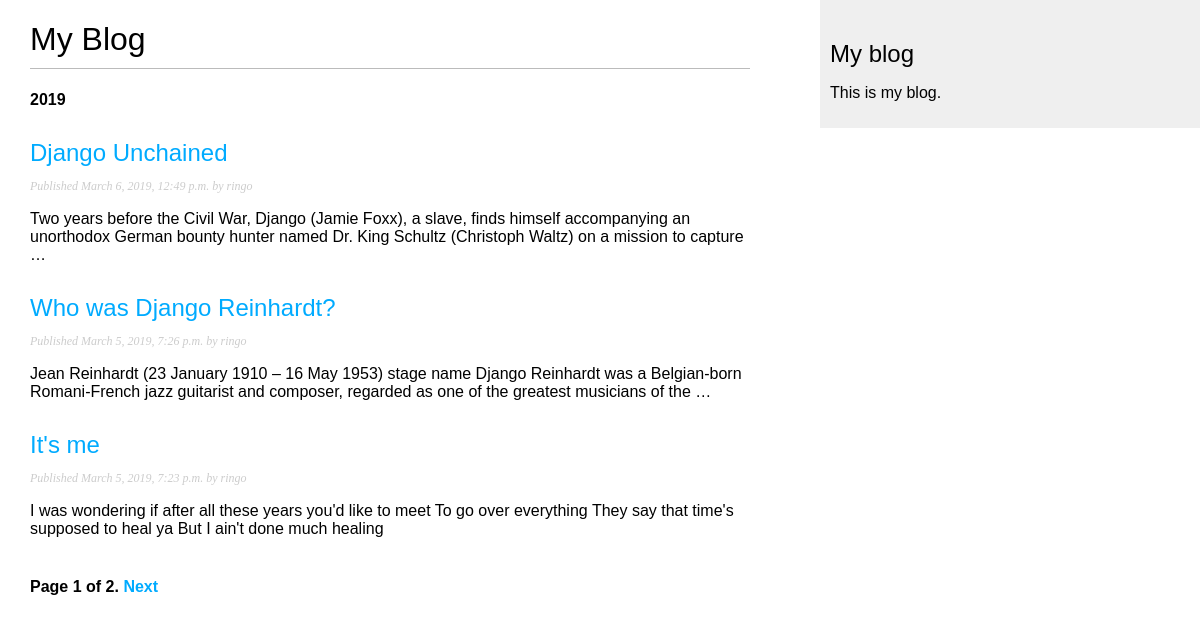
Screenshot of /blog/ with the database file from the repository.
### blog/models.py (models this page shows, shortened)
class Post(models.Model):
    STATUS_CHOICES = (
        ('draft', 'Draft'),
        ('published', 'Published'),
    )
    tags    = TaggableManager()
    title   = models.CharField(max_length=250)
    slug    = models.SlugField(max_length=250,
                                unique_for_date='publish')
    author  = models.ForeignKey(User,
                                on_delete=models.CASCADE,
                                related_name='blog_posts')
    body    = models.TextField()
    publish = models.DateTimeField(default=timezone.now)
    created = models.DateTimeField(auto_now_add=True)
    updated = models.DateTimeField(auto_now=True)
    status  = models.CharField(max_length=10,
                                choices=STATUS_CHOICES,
                                default='draft')
    objects = models.Manager()
    published = PublishedManager()
    class Meta:
        ordering = ('-publish',)
    def get_absolute_url(self):
            return reverse('blog:post_detail',
                        args=[self.publish.year,
                        self.publish.month,
                        self.publish.day,
                        self.slug])

### blog/views.py (the view)
# urls.py: path('', views.post_list, name='post_list'),
def post_list(request, tag_slug=None):
    object_list = Post.published.all()
    tag = None
    if tag_slug:
        tag = get_object_or_404(Tag, slug=tag_slug)
        object_list = object_list.filter(tags__in=[tag])
    paginator = Paginator(object_list, 3)
    page = request.GET.get('page')
    try:
        posts = paginator.page(page)
    except PageNotAnInteger:
        posts = paginator.page(1)
    except EmptyPage:
        posts = paginator.page(paginator.num_pages)
    return render(request,
                  'blog/post/list.html',
                  {'page':page,
                   'posts':posts,
                   'tag':tag})

### blog/models.py (called while the page is built)
    def get_queryset(self):
        return super(PublishedManager, self).get_queryset().filter(status='published')

### blog/templates/blog/post/list.html (shortened to what this page needs)
{% extends "blog/base.html" %}
{% block content %}
    <h1>My Blog</h1>
    {% regroup posts by publish.year as yearly %}
    {% for year in yearly %}
        <h4>{{year.grouper}}</h4>
        {% for post in year.list %}
        <h2>
            <a href="{{ post.get_absolute_url }}">
                {{post.title}}
            </a>
        </h2>
        <p class="date">
            Published {{post.publish}} by {{post.author}}
        </p>
        {{post.body|truncatewords:30|linebreaks}}
        {% endfor %}
    {% endfor %}
{% include "pagination.html" with page=posts %}
{% endblock %}

### blog/static/css/blog.css (style rules this page uses)
body { margin:0; padding:0; font-family:helvetica, sans-serif; }
a { color:#00abff; text-decoration:none; }
h1 { font-weight:normal; border-bottom:1px solid #bbb; padding:0 0 10px 0; }
h2 { font-weight:normal; margin:30px 0 0; }
p.date { color:#ccc; font-family: georgia, serif; font-size: 12px; font-style: italic; }

### rows the page displays
Post: title "Django Unchained", publish "March 6, 2019, 12:49 p.m.", author "ringo", body "Two years before the Civil War, Django (Jamie Foxx), a slave, finds himself accompanying an unorthodox German bounty hunter named Dr. King Schultz (Christoph Waltz) on a mission to capture …"
Post: title "Who was Django Reinhardt?", publish "March 5, 2019, 7:26 p.m.", author "ringo", body "Jean Reinhardt (23 January 1910 – 16 May 1953) stage name Django Reinhardt was a Belgian-born Romani-French jazz guitarist and composer, regarded as one of the greatest musicians of the …"
Post: title "It's me", publish "March 5, 2019, 7:23 p.m.", author "ringo", body "I was wondering if after all these years you'd like to meet To go over everything They say that time's supposed to heal ya But I ain't done much healing"

### other values shown
{{ year.grouper }} "2019"
{{ page.number }} "1"
{{ page.paginator.num_pages }} "2"
